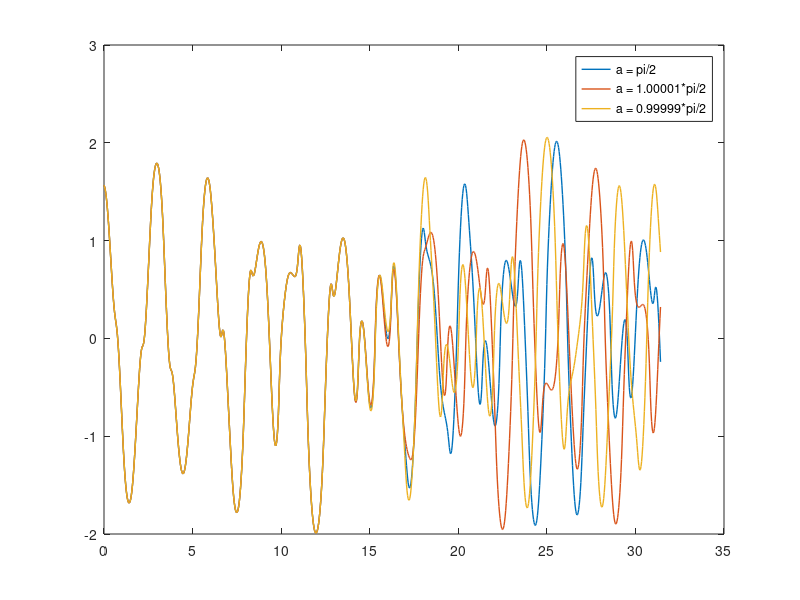

This chart was generated by the following MATLAB code: (Note: this script raises an error after producing the figure.)
# Ejercicio 4 - Guía 2 - Métodos numéricos para fluidos I
# Pablo Chehade
# Última edición: 2022/10/11
# Se busca resolver el problema del péndulo simple y péndulo doble

# Inciso a: péndulo simple
# EDO:
# tita''(t) = -g/l * sin(tita(t))
# o, escrito como sistema de ecuaciones
# u' = v
# v' = -g/l * sin(u)
# o, vectorialmente
# dy_vec/dt = f_vec(y_vec,t), donde y_vec = (u,v)



#---------------------------------------------
#Datos del problema
#---------------------------------------------
global g = 10;
global l = 1;

#---------------------------------------------
#Datos de la discretización
#---------------------------------------------

global Nmax_bis = 10000000;
global tol_bis =  10^-15;
global alea = 0; #Este es un nro aleatorio necesario para ejecutar el método de bisección. No debería tener impacto en el resultado final
global a = -10;
global b = 10;

function f_vec =  f_vec(y_vec, t)
    g = 10;
    l = 1;
    f_vec = [y_vec(2), -g/l * sin(y_vec(1))];
endfunction

function y_new1 = Euler_implicito(y_new, y_old, t_old, h)
    # Dado y_n calcula y_{n+1} mediante el método de Euler implícito
    # y_{n+1} = y_n + h * f_vec(y_{n+1},t_{n+1})
    #y_new es el vector [y1_{n+1}, y2_{n+1}]
    #y_old es el vector [y1_n, y2_n]
    #t_old es el tiempo t_n
    #h es el paso de tiempo
    t_new = t_old + h;
    y_new1 = y_old + h*f_vec(y_new,t_new);
endfunction

function y_new1 = CrackNicholson(y_new, y_old, t_old, h)
    # Dado y_n calcula y_{n+1} mediante el método de Crack-Nicholson
    # y_{n+1} = y_n + h/2 * (f_vec(y_n,t_n) + f_vec(y_{n+1},t_{n+1}))
    #y_new es el vector [y1_{n+1}, y2_{n+1}]
    #y_old es el vector [y1_n, y2_n]
    #t_old es el tiempo t_n
    #h es el paso de tiempo
    t_new = t_old + h;
    y_new1 = y_old + h/2*(f_vec(y_old,t_old) + f_vec(y_new,t_new));
endfunction

function y_new1 = RK4(y_old, t_old, h)
    # Dado y_n calcula y_{n+1} mediante el método de Runge-Kutta de orden 4
    #y_new1 es el vector [y1_{n+1}, y2_{n+1}]. No se coloca como input porque se trata de un método explícito
    #y_old es el vector [y1_n, y2_n]
    #t_old es el tiempo t_n
    #h es el paso de tiempo
    t_new = t_old + h;
    k1 = f_vec(y_old,t_old);
    k2 = f_vec(y_old + h/2*k1,t_old + h/2);
    k3 = f_vec(y_old + h/2*k2,t_old + h/2);
    k4 = f_vec(y_old + h*k3,t_old + h);
    y_new1 = y_old + h/6*(k1 + 2*k2 + 2*k3 + k4);
endfunction

function y_new1 = LeapFrog(y_old,y_old_old, t_old,h)
    # Dado y_n calcula y_{n+1} mediante el método de Leap-Frog (método explícito)
    #y_new es el vector [y1_{n+1}, y2_{n+1}]
    #y_old es el vector [y1_n, y2_n]
    #y_old_old es el vector [y1_n-1, y2_n-1]
    #t_old es el tiempo t_n
    #h es el paso de tiempo
    t_new = t_old + h;
    y_new1 = y_old_old + 2*h*f_vec(y_old,t_old);
endfunction


function [tita_array, tita_punto_array] = Metodo_implicito(metodo, y_ini, t_ini, h, n, a, b, Nmax_bis, tol_bis, alea)
    #Aplico el método implícito al problema y retorno tita y tita_punto para todo t discreto entre 0 y h*n
    #metodo es un puntero al método implícito
    #y_ini es el vector [y1_0, y2_0]
    #t_ini es el tiempo t_0
    #h es el paso de tiempo
    #n es el número de pasos de tiempo
    #a y b son los límites de la bisección
    #Nmax_bis es el número máximo de iteraciones de la bisección
    #tol_bis es la tolerancia de la bisección
    #alea es un nro aleatorio necesario para aplicar el método de la bisección. No debería tener impacto alguno

    tita_array = zeros(n,1);
    tita_punto_array = zeros(n,1);
    #Aplico el método n veces
    t_old = t_ini;
    y_ini_copia = y_ini;
    for ii = 1:n
        [tita_array(ii), tita_punto_array(ii)] = biseccion_gral(metodo,y_ini_copia,t_old,h, a, b, Nmax_bis, tol_bis, alea);
        y_ini_copia = [tita_array(ii), tita_punto_array(ii)];
        t_old = t_old + h;
    endfor
endfunction

function [tita_array, tita_punto_array] = Metodo_explicito(metodo, y_ini, t_ini, h, n)
    #Aplico un método explícito al problema y retorno tita y tita_punto para todo t discreto entre 0 y h*n
    #metodo es un puntero al metodo explícito
    #y_ini es el vector [y1_0, y2_0]
    #t_ini es el tiempo t_0
    #h es el paso de tiempo
    #n es el número de pasos de tiempo

    tita_array = zeros(n,1);
    tita_punto_array = zeros(n,1);
    #Aplico el método n veces
    t_old = t_ini;
    y_ini_copia = y_ini;
    for ii = 1:n
        y_new = metodo(y_ini_copia,t_old,h);
        tita_array(ii) = y_new(1);
        tita_punto_array(ii) = y_new(2);
        #No se puede hacer directamente [tita_array(ii), tita_punto_array(ii)] = metodo(y_ini_copia,t_ini,h); porque la función metodo registra un único output, no varios.
        y_ini_copia = [tita_array(ii), tita_punto_array(ii)];
        t_old = t_old + h;
    endfor

endfunction

function [tita_array, tita_punto_array] = CN_LeapFrog(y_ini, t_ini, h, n, a, b, Nmax_bis, tol_bis, alea)
    #2 pasos con C-N y uno con Leap-Frog, es decir, se avanza de a 3h y por lo tanto n debe ser múltiplo de 3

    #Controlo que n sea múltiplo de 3
    if(mod(n,3)!=0)
        error("n debe ser multiplo de 3")
    endif

    tita_array = zeros(n,1);
    tita_punto_array = zeros(n,1);

    y_ini_copia = y_ini;
    t_old = t_ini;

    for jj = 1:(n/3)
        ii = 3*(jj-1) + 1;
    #C-N:
        [tita_array(ii), tita_punto_array(ii)] = Metodo_implicito(@CrackNicholson, y_ini_copia, t_old, h, 1, a, b, Nmax_bis, tol_bis, alea);
        y_ini_copia = [tita_array(ii), tita_punto_array(ii)];
        t_old = t_old + h;
        [tita_array(ii+1), tita_punto_array(ii+1)] = Metodo_implicito(@CrackNicholson, y_ini_copia, t_old, h, 1, a, b, Nmax_bis, tol_bis, alea);
        y_ini_copia = [tita_array(ii+1), tita_punto_array(ii+1)];
        t_old = t_old + h;

        #Leap-Frog:
        y_new= LeapFrog([tita_array(ii+1), tita_punto_array(ii+1)],[tita_array(ii), tita_punto_array(ii)], t_old,h);
        tita_array(ii+2) = y_new(1);
        tita_punto_array(ii+2) = y_new(2);
        y_ini_copia = [tita_array(ii+2), tita_punto_array(ii+2)];
        t_old = t_old + h;
    endfor

endfunction

#Aplico los métodos
y_ini = [pi/2,0]; #condiciones iniciales
t_ini = 0;
n = 99;
h = 0.1;
plotear = false;

if plotear == true
    [tita_array_EI, tita_punto_array_EI] = Metodo_implicito(@Euler_implicito, y_ini, t_ini, h, n, a, b, Nmax_bis, tol_bis, alea);
    [tita_array_CN, tita_punto_array_CN] = Metodo_implicito(@CrackNicholson, y_ini, t_ini, h, n, a, b, Nmax_bis, tol_bis, alea);
    [tita_array_RK4, tita_punto_array_RK4] = Metodo_explicito(@RK4, y_ini, t_ini, h, n);
    [tita_array_CNLF, tita_punto_array_CNLF] = CN_LeapFrog(y_ini, t_ini, h, n, a, b, Nmax_bis, tol_bis, alea);

    #Ploteo tita_array vs tiempo:
    t_array = linspace(0, n*h, n);
    plot(t_array,tita_array_EI,";Euler Implícito;","linewidth", 2);
    hold on;
    plot(t_array,tita_array_CN,";Crack - Nicholson;","linewidth", 2);
    hold on;
    plot(t_array,tita_array_RK4,";RK4;","linewidth", 2);
    hold on;
    plot(t_array,tita_array_CNLF,";CN + Leap Frog;","linewidth", 2);

    #Exporto datos
    datos = [t_array.', tita_array_EI, tita_array_CN, tita_array_RK4, tita_array_CNLF];
    csvwrite("graficos/datos/sol_aprox.csv", datos);

    pause(1000)
endif

function Tau = Periodo_exacto(l,g,tita,tol_periodo)
    #Calcula el período del péndulo simple con la fórmula exacta para dado l y g. Para esto se emplea una suma infinita truncada hasta cierto término. El truncamiento está dado por la tolerancia aceptada tol_periodo, donde el error se calcula como la diferencia entre considerar o no el siguiente término en la suma.
    #l es la longitud del péndulo
    #g es la aceleración de la gravedad
    #tol_periodo es la tolerancia de truncamiento, da la cantidad de términos considerados en la suma infinita
    #tita es la amplitud angular

    T0 = 2*pi*sqrt(l/g);
    Tau = 0;
    error_trunc = tol_periodo + 1;
    nn = 0;
    while(error_trunc > tol_periodo)
        #Calculo el siguiente término de la suma (adimensional)
        termino_suma = ( factorial(2*nn) / (2^(2*nn)*(factorial(nn))^2) )^2 * sin(tita/2)^(2*nn);
        #Actualizo el valor de nn
        nn = nn + 1;
        #Calculo el error de truncamiento
        error_trunc = T0*termino_suma;
        #Actualizo el valor de Tau
        Tau = Tau + error_trunc;
    endwhile

endfunction

% function e_fase = error_fase(t_array, tita_array,tita_punto_array, Tau)
%     #Dado t_array, tita_array y tita_punto_array, calculo el error de fase (tan−1(tita′/tita))
%     #a t = Tau período exacto, fase_exacta = 0, entonces el error estará dado por la fase

%     #tol_fase es el error en la determinación del tiempo tal que t = Tau. Si es muy pequeño podría no encontrarse el tiempo que cumpla la condición.

%     #Busco el tiempo t en t_array tal que t = Tau (no considero múltiplos)
%     % e_fase = 10;
%     for ii=1:length(t_array)
%         #Calculo la fase a ese tiempo
%         if(abs(t_array(ii) - Tau) < 0.001) #considero que el error en la determinación de este nro está dado solamente por un error de punto flotante
%             e_fase = atan(tita_punto_array(ii)/tita_array(ii));
%         endif
%     endfor

% endfunction


function e_fase = error_fase(t_array, tita_array,tita_punto_array, Tau)
    e_fase = atan(tita_punto_array(length(tita_punto_array))/tita_array(length(tita_punto_array)));
endfunction

function ampli = amplitud(tita_punto, tita, l, g)
    ampli = 1/2 * l^2 * tita_punto ^2 - g*l*cos(tita);
endfunction

% function e_ampli = erroramplitud(t_array, tita_array,tita_punto_array, Tau, l, g)
%     #Dado t_array, tita_array y tita_punto_array, calculo el error de amplitud (1/2l^2tita′^2 − gl cos(tita)) en t = Tau período exacto

%     amplitud_exacta = amplitud(tita_punto_array(1), tita_array(1), l, g);
%     #Busco el tiempo t en t_array tal que t = Tau (no considero múltiplos)
%     e_ampli = 10;
%     for ii=1:length(t_array)
%         #Calculo el error de amplitud
%         if(abs(t_array(ii) - Tau)< 0.001)
%             e_ampli = amplitud_exacta - amplitud(tita_punto_array(ii), tita_array(ii), l, g);
%         endif
%     endfor
% endfunction

function e_ampli = erroramplitud(t_array, tita_array,tita_punto_array, Tau, l, g)
    amplitud_exacta = amplitud(tita_punto_array(1), tita_array(1), l, g);
    e_ampli = amplitud_exacta - amplitud(tita_punto_array(length(tita_punto_array)), tita_array(length(tita_punto_array)), l, g);
endfunction

#Aplico los métodos y calculo para cada uno de ellos el error de fase y el error de amplitud
plotear = false;

if plotear == true

    y_ini = [0.01,0]; #condiciones iniciales
    t_ini = 0;

    #Calculo el período
    tol_periodo = 10^-15;
    Tau = Periodo_exacto(l,g,y_ini(1),tol_periodo);

    #Elijo n múltiplo de 3
    n_array = 6*[1,2,5,10,20,50,100,200,500,1000,2000]; #debe ser impar para que Tau esté contenido en t_array
    #n_array = 33*[1,3,9,27,81,243, 729]; #debe ser impar para que Tau esté contenido en t_array
    #Elijo h tal que el período esté contenido en t_array una cantidad k de veces
    k = 1;
    h_array = zeros(length(n_array),1);
    for ii = 1:length(n_array)
        h_array(ii) = k*Tau/n_array(ii);
    endfor

    e_fase = zeros(length(n_array),4); #Las filas serán los distintos métodos en el orden EI, CN, RK4, CNFL
    e_amplitud = zeros(length(n_array),4);

    for ii=1:length(n_array)
        n_array(ii)/6
        t_array = linspace(0, n_array(ii)*h_array(ii), n_array(ii));

        [tita_array_EI, tita_punto_array_EI] = Metodo_implicito(@Euler_implicito, y_ini, t_ini, h_array(ii), n_array(ii), a, b, Nmax_bis, tol_bis, alea);
        e_fase(ii,1) = error_fase(t_array, tita_array_EI,tita_punto_array_EI, Tau);
        e_amplitud(ii,1) = erroramplitud(t_array, tita_array_EI,tita_punto_array_EI, Tau, l, g);

        [tita_array_CN, tita_punto_array_CN] = Metodo_implicito(@CrackNicholson, y_ini, t_ini, h_array(ii), n_array(ii), a, b, Nmax_bis, tol_bis, alea);
        e_fase(ii,2) = error_fase(t_array, tita_array_CN,tita_punto_array_CN, Tau);
        e_amplitud(ii,2) = erroramplitud(t_array, tita_array_CN,tita_punto_array_CN, Tau, l, g);

        [tita_array_RK4, tita_punto_array_RK4] = Metodo_explicito(@RK4, y_ini, t_ini, h_array(ii), n_array(ii));
        e_fase(ii,3) = error_fase(t_array, tita_array_RK4,tita_punto_array_RK4, Tau);
        e_amplitud(ii,3) = erroramplitud(t_array, tita_array_RK4,tita_punto_array_RK4, Tau, l, g);

        [tita_array_CNLF, tita_punto_array_CNLF] = CN_LeapFrog(y_ini, t_ini, h_array(ii), n_array(ii), a, b, Nmax_bis, tol_bis, alea);
        e_fase(ii,4) = error_fase(t_array, tita_array_CNLF,tita_punto_array_CNLF, Tau);
        e_amplitud(ii,4) = erroramplitud(t_array, tita_array_CNLF,tita_punto_array_CNLF, Tau, l, g);

        #Ploteo tita_array vs tiempo:
        % e_fase(ii,:)

        % t_array = linspace(0, n_array(ii)*h_array(ii), n_array(ii));
        % plot(t_array,tita_array_EI,";Euler Implícito;","linewidth", 2); hold on;
        % plot(t_array,tita_array_CN,";Crack - Nicholson;","linewidth", 2); hold on;
        % plot(t_array,tita_array_RK4,";RK4;","linewidth", 2); hold on;
        % plot(t_array,tita_array_CNLF,";CN + Leap Frog;","linewidth", 2); hold off;
        % pause(4)
        
    endfor

    #Exporto los datos
    datos = [h_array];
    csvwrite("graficos/datos/simple_0.01_error_h.csv", datos);
    datos = [e_fase];
    csvwrite("graficos/datos/simple_0.01_error_fase.csv", datos);
    datos = [e_amplitud];
    csvwrite("graficos/datos/simple_0.01_error_amplitud.csv", datos);

    % #Ploteo los errores vs h_array:
    % plot(h_array,e_fase(:,1),";Euler Implícito;","linewidth", 2);
    % hold on;
    % plot(h_array,e_fase(:,2),";Crack - Nicholson;","linewidth", 2);
    % hold on;
    % plot(h_array,e_fase(:,3),";RK4;","linewidth", 2);
    % hold on;
    % plot(h_array,e_fase(:,4),";CN + Leap Frog;","linewidth", 2);
    % pause(2)
    % hold off;

    % plot(h_array,e_amplitud(:,1),";Euler Implícito;","linewidth", 2);
    % hold on;
    % plot(h_array,e_amplitud(:,2),";Crack - Nicholson;","linewidth", 2);
    % hold on;
    % plot(h_array,e_amplitud(:,3),";RK4;","linewidth", 2);
    % hold on;
    % plot(h_array,e_amplitud(:,4),";CN + Leap Frog;","linewidth", 2);
    % pause(2)
    % hold off;

    #Ploteo los errores vs h_array en escala log-log
    loglog(h_array,abs(e_fase(:,1)),";Euler Implícito;","linewidth", 2);
    hold on;
    loglog(h_array,abs(e_fase(:,2)),";Crack - Nicholson;","linewidth", 2);
    hold on;
    loglog(h_array,abs(e_fase(:,3)),";RK4;","linewidth", 2);
    hold on;
    loglog(h_array,abs(e_fase(:,4)),";CN + Leap Frog;","linewidth", 2);
    pause(5)
    hold off;

    loglog(h_array,abs(e_amplitud(:,1)),";Euler Implícito;","linewidth", 2);
    hold on;
    loglog(h_array,abs(e_amplitud(:,2)),";Crack - Nicholson;","linewidth", 2);
    hold on;
    loglog(h_array,abs(e_amplitud(:,3)),";RK4;","linewidth", 2);
    hold on;
    loglog(h_array,abs(e_amplitud(:,4)),";CN + Leap Frog;","linewidth", 2);
    pause(5)
    hold off;

endif

#Agrego rectas con distintas dependencias
#Estaría bueno hacer una corrida grande y exportar los datos anteriores para luego graficarlos



#Inciso b: péndulo doble

function fb_vec =  fb_vec(y_vec, t)
    f1 = y_vec(3);
    f2 = y_vec(4);
    f3 = (y_vec(4)^2*sin(y_vec(2)-y_vec(1)) - 20*sin(y_vec(1)) + y_vec(3)^2*sin(y_vec(2)-y_vec(1))*cos(y_vec(2)-y_vec(1)) + 10*sin(y_vec(2))*cos(y_vec(2)-y_vec(1))  )  /  (  2 - cos(y_vec(2)-y_vec(1))^2  );
    f4 = -y_vec(3)^2*sin(y_vec(2)-y_vec(1)) -10*sin(y_vec(2)) - f3*cos(y_vec(2)-y_vec(1));

    % (v2^2*sin(u2-u1) - 20*sin(u1) + v1^2*sin(u2-u1)*cos(u2-u1) + 10*sin(u2)*cos(u2-u1)  )  /  (  2 - cos(u2-u1)^2  )
    % -v1^2*sin(u2-u1) -10*sin(u2) - (v2^2*sin(u2-u1) - 20*sin(u1) + v1^2*sin(u2-u1)*cos(u2-u1) + 10*sin(u2)*cos(u2-u1)  )  /  (  2 - cos(u2-u1)^2  )*cos(u2-u1)

    fb_vec = [f1,f2,f3,f4];
endfunction

function y_new1 = RK4b(y_old, t_old, h)
    # Dado y_n calcula y_{n+1} mediante el método de Runge-Kutta de orden 4
    #y_new1 es el vector [y1_{n+1}, y2_{n+1}]. No se coloca como input porque se trata de un método explícito
    #y_old es el vector [y1_n, y2_n]
    #t_old es el tiempo t_n
    #h es el paso de tiempo
    t_new = t_old + h;
    k1 = fb_vec(y_old,t_old);
    k2 = fb_vec(y_old + h/2*k1,t_old + h/2);
    k3 = fb_vec(y_old + h/2*k2,t_old + h/2);
    k4 = fb_vec(y_old + h*k3,t_old + h);
    y_new1 = y_old + h/6*(k1 + 2*k2 + 2*k3 + k4);
endfunction

function [tita1_array, tita2_array, tita1_punto_array, tita2_punto_array] = Pendulo_doble(y_ini, t_ini, h, n)
    #Aplico un método explícito al pendulo doble y retorno tita y tita_punto para todo t discreto entre 0 y h*n
    #y_ini es el vector [y1_0, y2_0, y3_0, y4_0] = [tita1_0, tita2_0, tita1_punto_0, tita2_punto_0]
    #t_ini es el tiempo t_0
    #h es el paso de tiempo
    #n es el número de pasos de tiempo

    tita1_array = zeros(n,1);
    tita2_array = zeros(n,1);
    tita1_punto_array = zeros(n,1);
    tita2_punto_array = zeros(n,1);

    #Aplico el método n veces
    t_old = t_ini;
    y_ini_copia = y_ini;
    for ii = 1:n
        y_new = RK4b(y_ini_copia,t_old,h);
        tita1_array(ii) = y_new(1);
        tita2_array(ii) = y_new(2);
        tita1_punto_array(ii) = y_new(3);
        tita2_punto_array(ii) = y_new(4);
        y_ini_copia = [tita1_array(ii), tita2_array(ii),tita1_punto_array(ii), tita2_punto_array(ii)];
        t_old = t_old + h;
    endfor

endfunction

#Test de la solución para las condiciones de la cátedra
y_ini = [pi/2, pi/2, 0, 0];
t_ini = 0;
t_max = pi;
n = 1000; #discretización
h = (t_max - t_ini)/n;

[tita1_array, tita2_array, tita1_punto_array, tita2_punto_array] = Pendulo_doble(y_ini, t_ini, h, n);

#Resulta ser el mismo valor que la cátedra
[tita1_array(length(tita1_array)), tita2_array(length(tita1_array)), tita1_punto_array(length(tita1_array)), tita2_punto_array(length(tita1_array))]



#Estudio la solución para distintas condiciones iniciales hasta t = 10*pi
#Grafico las diferencias entre tita1, tita2, tita1_punto y tita2_punto para distintas condiciones iniciales respecto a una de ellas

plotear = true;
if plotear == true
    t_ini = 0;
    t_max = 10*pi;
    n = 1000; #discretización
    h = (t_max - t_ini)/n;
    t_array = linspace(0, n*h, n);

    a = pi/2;
    [tita1_array, tita2_array, tita1_punto_array, tita2_punto_array] = Pendulo_doble([pi/2, a, 0, 0], t_ini, h, n);
    tita_array_A = [tita1_array, tita2_array, tita1_punto_array, tita2_punto_array];

    a = 1.00001*pi/2;
    [tita1_array, tita2_array, tita1_punto_array, tita2_punto_array] = Pendulo_doble([pi/2, a, 0, 0], t_ini, h, n);
    tita_array_B = [tita1_array, tita2_array, tita1_punto_array, tita2_punto_array];

    a = 0.99999*pi/2;
    [tita1_array, tita2_array, tita1_punto_array, tita2_punto_array] = Pendulo_doble([pi/2, a, 0, 0], t_ini, h, n);
    tita_array_C = [tita1_array, tita2_array, tita1_punto_array, tita2_punto_array];

    #Grafico tita1 y tit2 de todos
    plot(t_array,tita_array_A(:,1),";a = pi/2;","linewidth", 1);
    hold on;
    plot(t_array,tita_array_B(:,1),";a = 1.00001*pi/2;","linewidth", 1);
    hold on;
    plot(t_array,tita_array_C(:,1),";a = 0.99999*pi/2;","linewidth", 1);
    pause(10);
    hold off;

    #Grafico las diferencias respecto a A
    % plot(t_array,tita_array_A(:,1) - tita_array_B(:,1),";a = 1.00001*pi/2;","linewidth", 1);
    % hold on;
    % plot(t_array,tita_array_A(:,1) - tita_array_C(:,1),";a = 0.99999*pi/2;","linewidth", 1);
    % pause(10);

    #Exporto los datos
    datos = [t_array.', tita_array_A(:,1), tita_array_B(:,1), tita_array_C(:,1)];
    csvwrite("graficos/datos/doble_3CI.csv", datos);


endif



#Grafico las diferencias entre tita1, tita2, tita1_punto, tita2_punto para t = 5*pi para distintos valores de h
plotear = false;

if plotear == true
    t_ini = 0;
    t_max = 5*pi;
    #n_array = [100,200,500]; #discretización
    n_array = [50,100,200,500,1000, 2000, 5000, 10000, 20000, 50000]; #discretización
    h_array = zeros(length(n_array),1);
    diferencias_B = zeros(length(n_array),4);
    diferencias_C = zeros(length(n_array),4);

    for ii=1:length(n_array)
        n = n_array(ii);
        h_array(ii) = (t_max - t_ini)/n;
        h = h_array(ii);

        a = pi/2;
        [tita1_array, tita2_array, tita1_punto_array, tita2_punto_array] = Pendulo_doble([pi/2, a, 0, 0], t_ini, h, n);
        tita_array_A = [tita1_array, tita2_array, tita1_punto_array, tita2_punto_array];

        a = 1.00001*pi/2;
        [tita1_array, tita2_array, tita1_punto_array, tita2_punto_array] = Pendulo_doble([pi/2, a, 0, 0], t_ini, h, n);
        tita_array_B = [tita1_array, tita2_array, tita1_punto_array, tita2_punto_array];

        a = 0.99999*pi/2;
        [tita1_array, tita2_array, tita1_punto_array, tita2_punto_array] = Pendulo_doble([pi/2, a, 0, 0], t_ini, h, n);
        tita_array_C = [tita1_array, tita2_array, tita1_punto_array, tita2_punto_array];

        diferencias_B(ii,:) = tita_array_A(length(tita_array_A(:,1)),:) - tita_array_B(length(tita_array_B(:,1)),:);
        diferencias_C(ii,:) = tita_array_A(length(tita_array_A(:,1)),:) - tita_array_C(length(tita_array_C(:,1)),:);
    endfor

    #Grafico las diferencias
    plot(h_array, diferencias_B(:,1),";B - tita1;","linewidth", 1); hold on;
    plot(h_array, diferencias_B(:,2),";B - tita2;","linewidth", 1); hold on;
    plot(h_array, diferencias_B(:,3),";B - tita1_punto;","linewidth", 1); hold on;
    plot(h_array, diferencias_B(:,4),";B - tita2_punto;","linewidth", 1); hold on;
    plot(h_array, diferencias_C(:,1),";C - tita1;","linewidth", 1); hold on;
    plot(h_array, diferencias_C(:,2),";C - tita2;","linewidth", 1); hold on;
    plot(h_array, diferencias_C(:,3),";C - tita1_punto;","linewidth", 1); hold on;
    plot(h_array, diferencias_C(:,4),";C - tita2_punto;","linewidth", 1); hold off;

    #Exporto los datos
    datos = [h_array, diferencias_B(:,1),diferencias_B(:,2), diferencias_C(:,1),diferencias_C(:,2)];
    csvwrite("graficos/datos/doble_3CI_difs.csv", datos);

    pause(100);


endif


#Grafico con la función comet (VER EJEMPLO DE CÁTEDRA)
t_ini = 0;
t_max = 10*pi;
n = 1000; #discretización
h = (t_max - t_ini)/n;
t_array = linspace(0, n*h, n);

a = pi/2;
[tita1_array, tita2_array, tita1_punto_array, tita2_punto_array] = Pendulo_doble([pi/2, a, 0, 0], t_ini, h, n);
tita_array_A = [tita1_array, tita2_array, tita1_punto_array, tita2_punto_array];

a = 1.00001*pi/2;
[tita1_array, tita2_array, tita1_punto_array, tita2_punto_array] = Pendulo_doble([pi/2, a, 0, 0], t_ini, h, n);
tita_array_B = [tita1_array, tita2_array, tita1_punto_array, tita2_punto_array];

a = 0.99999*pi/2;
[tita1_array, tita2_array, tita1_punto_array, tita2_punto_array] = Pendulo_doble([pi/2, a, 0, 0], t_ini, h, n);
tita_array_C = [tita1_array, tita2_array, tita1_punto_array, tita2_punto_array];


% title ("Trayectorias de los péndulos");
% for l=1:n
%     pendulo1_A = [sin(tita_array_A(l,1)), -cos(tita_array_A(l,1))];
%     pendulo1_B = pendulo1_A + [sin(tita_array_A(l,2)), -cos(tita_array_A(l,2))];
%     plot(pendulo1_A(1), pendulo1_A(2), 'r'); hold on;
%     plot(pendulo1_B(1), pendulo1_B(2), 'r'); hold off;

%     % plot(sin(uexacta(1,l)),-cos(uexacta(1,l)),sin(uee(1,l)),-cos(uee(1,l)),sin(uei(1,l)),-cos(uei(1,l)),sin(ucn(1,l)),-cos(ucn(1,l)),'linewidth',1.5);
%     % legend("Exacto","EE","EI","CN");
%     axis([-3 3 -3 3]); 
%     pause(0.1);
% endfor





























#Calculo el error de amplitud
function ampli_b = amplitud_b(tita_array, g)
    #Calcula la energía del sistema
    #tita_array = [tita1, tita2, tita1_punto, tita2_punto]
    m1 = 1;
    m2 = 1;
    l1 = 1;
    l2 = 1;

    tita1 = tita_array(1);
    tita2 = tita_array(2);
    tita1_punto = tita_array(3);
    tita2_punto = tita_array(4);

    T = 1/2*(m1+m2)*l1^2*tita1_punto^2 + 1/2*m2*l2^2*tita2_punto^2 + m2*l1*l2*tita1_punto*tita2_punto*cos(tita2-tita1);

    V = -(m1+m2)*g*l1*cos(tita1) - m2*g*l2*cos(tita2);

    ampli_b = T + V;
endfunction

function e_ampli_b_array = erroramplitud_b(t_array, tita_array,g)
    #Dado t_array, tita_array y tita_punto_array, calculo el error de amplitud (1/2l^2tita′^2 − gl cos(tita)) para todo tiempo

    tita1_array = tita_array(:,1);
    tita2_array = tita_array(:,2);
    tita1_punto_array = tita_array(:,3);
    tita2_punto_array = tita_array(:,4);

    amplitud_exacta = amplitud_b(tita_array(1,:), g);
    #Busco el tiempo t en t_array tal que t = Tau (no considero múltiplos)
    e_ampli_b_array = zeros(length(t_array),1);
    for ii=1:length(t_array)
        #Calculo el error de amplitud
        e_ampli_b_array(ii) = amplitud_exacta - amplitud_b(tita_array(ii,:), g);
    endfor
endfunction


#Calculo el error de amplitud para todo tiempo

plotear == false;
if plotear == true
    y_ini = [pi/2, pi/2, 0, 0];
    t_ini = 0;
    t_max = pi;
    n = 1000; #discretización
    h = (t_max - t_ini)/n;

    [tita1_array, tita2_array, tita1_punto_array, tita2_punto_array] = Pendulo_doble(y_ini, t_ini, h, n);
    tita_array = [tita1_array, tita2_array, tita1_punto_array, tita2_punto_array];
    t_array = linspace(0, n*h, n);

    e_ampli_b_array = erroramplitud_b(t_array, tita_array,g);

    #Grafico
    plot(t_array, e_ampli_b_array, 'r');
    pause(10);
endif

#Calculo el error a t = pi en función de h
plotear = false
if plotear == true
    y_ini = [pi/2, pi/2, 0, 0];
    t_ini = 0;
    t_max = pi;
    #n_array = [10,20,50,100, 200, 500, 1000, 2000, 5000, 10000, 20000, 50000, 100000];
    n_array = [10,20,50,100, 200, 500, 1000, 2000, 5000, 10000];
    h_array = zeros(length(n_array),1);
    e_ampli_b_array_h = zeros(length(n_array),1);
    for ii=1:length(n_array)
        n = n_array(ii);
        h_array(ii) = (t_max - t_ini)/n;
        h = h_array(ii);
        [tita1_array, tita2_array, tita1_punto_array, tita2_punto_array] = Pendulo_doble(y_ini, t_ini, h, n);
        tita_array = [tita1_array, tita2_array, tita1_punto_array, tita2_punto_array];
        t_array = linspace(0, n*h, n);
        e_ampli_b_array_h(ii) = abs(amplitud_b(tita_array(1,:), g) - amplitud_b(tita_array(length(tita1_array),:), g));
    endfor

    #Grafico
    loglog(h_array, e_ampli_b_array_h, 'r');
    pause(10);
endif